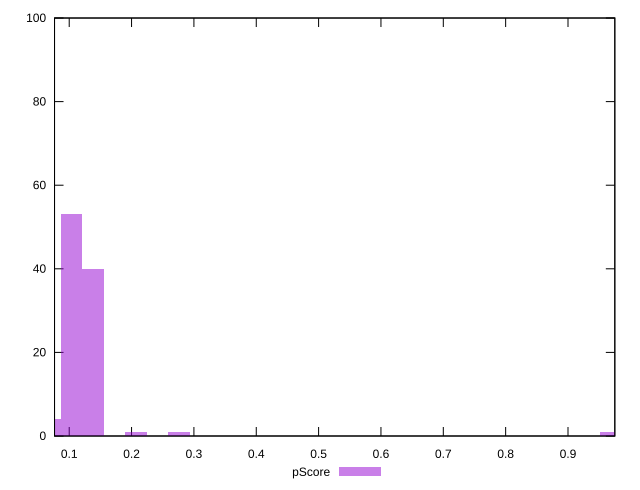

Here is the gnuplot script that generated this plot:
reset

$pScore <<EOF
0.10370252094372182 53
0.20740504188744363 1
0.13827002792496243 40
0.27654005584992486 1
0.06913501396248121 4
0.967890195474737 1
EOF

set key outside below
set boxwidth 0.03456750698124061
set xrange [0.07645468841631686:0.975096375662456]
set yrange [0:100]
set trange [0:100]
set style fill transparent solid 0.5 noborder
set terminal svg size 640, 490 enhanced background rgb 'white'
set output "report/report_00029_2021-02-24T13-36-40.390Z/interactive/samples/music/pScore/histogram.svg"

plot $pScore title "pScore" with boxes

reset
